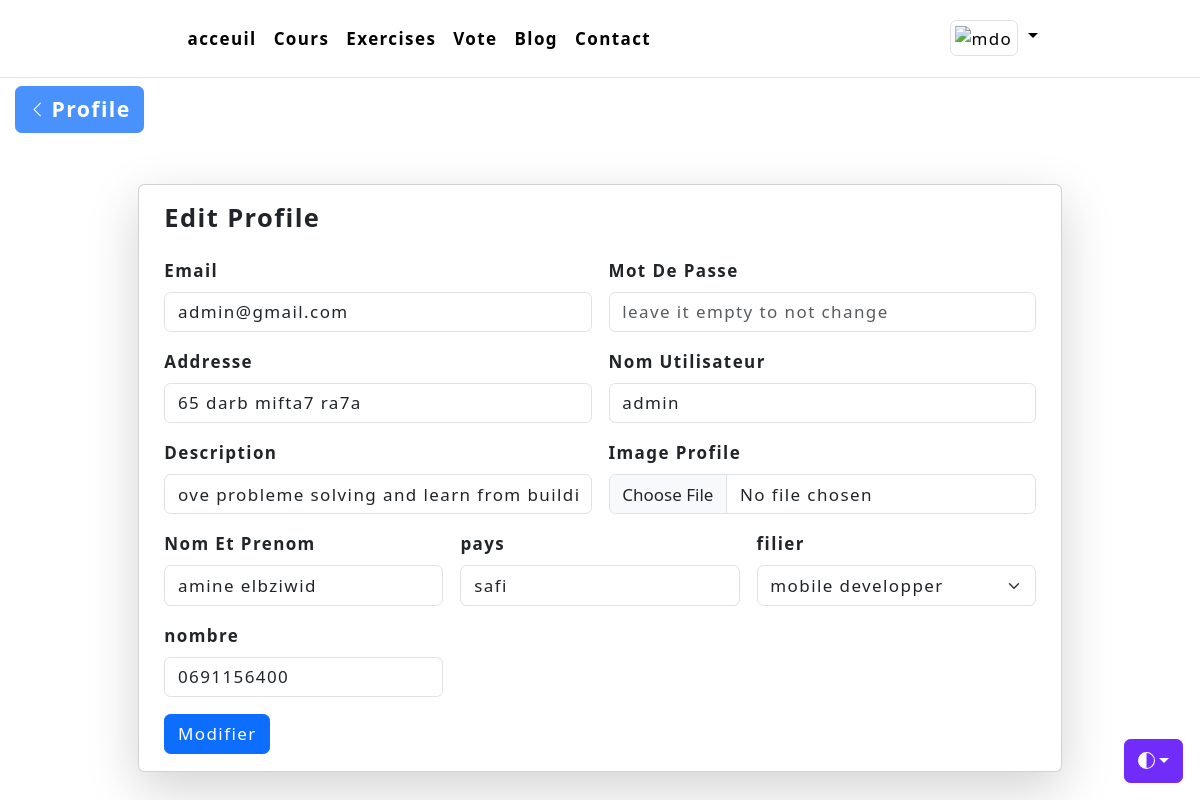
Before: /mvc/public/profile/edit (signed in) with the older database file.
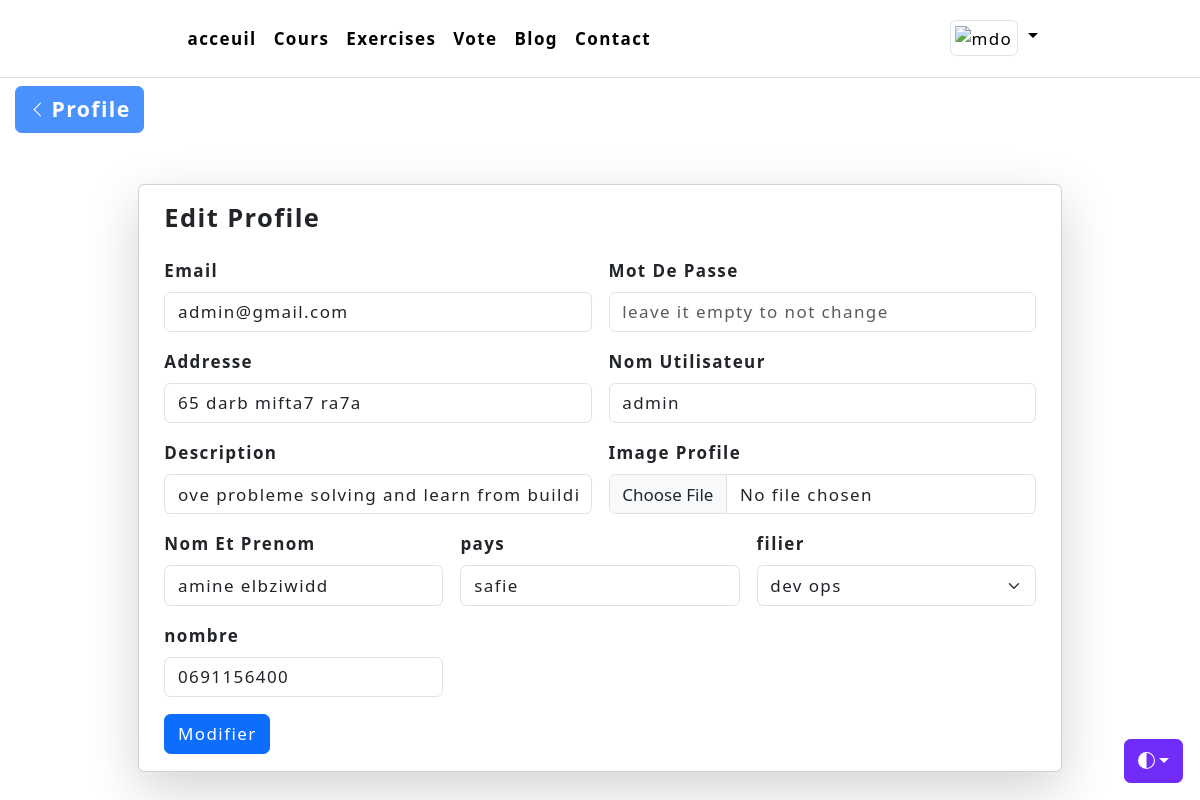
After: the same page with the newer database file.
### tables this page shows
CREATE TABLE `users` (
  `user_id` int(11) NOT NULL,
  `username` varchar(255) NOT NULL,
  `full_name` varchar(255) DEFAULT NULL,
  `email` varchar(100) DEFAULT NULL,
  `password` varchar(100) DEFAULT NULL,
  `groupe_id` tinyint(1) NOT NULL,
  `register_date` date DEFAULT NULL,
  `user_img` varchar(100) DEFAULT NULL,
  `speciality_id` int(11) DEFAULT NULL,
  `address` varchar(255) DEFAULT NULL,
  `description` varchar(255) DEFAULT NULL,
  `country` varchar(255) DEFAULT NULL,
  `number` char(15) DEFAULT NULL,
  `voteOn` int(11) DEFAULT NULL
);

### mvc/app/core/Controller.php (called while the page is built, shortened)
<?php
Trait Controller
{
	public function view($name, $data = []) {
		$filename = "../app/views/".$name.".view.php";
		$page_name = $name;
		require file_exists($filename) ? $filename : "../app/views/404.view.php";
		require "../app/views/inc/dark_mode.view.php";
	}
}

### mvc/app/core/App.php (called while the page is built, shortened)
<?php
class App
{
	private $method 	= 'index';
	private function splitURL()
	{
		if (isset($_GET['url'])) {
			$URL = $_GET['url'];
			$URL = explode("/", trim($URL,"/"));
		} else {
			$URL = ['home'];
		}
		return $URL;
	}
	public function loadController()
	{
		$URL = $this->splitURL();
		$filename = "../app/controllers/".ucfirst($URL[0]).".php";
		if(file_exists($filename))
		{
			unset($URL[0]);
		}else{
			$filename = "../app/controllers/_404.php";
			require $filename;
			$this->controller = "_404";
		}
		$controller = new $this->controller;
		if(!empty($URL[1]))
		{
			if(method_exists($controller, $URL[1]))
			{
				$this->method = $URL[1];
				unset($URL[1]);
			}
		}
		call_user_func_array([$controller,$this->method], [$URL]);
	}
}

### mvc/public/index.php (called while the page is built, shortened)
<?php
$app = new App;
$app->loadController();

### mvc/app/core/Database.php (called while the page is built, shortened)
<?php
Trait Database {
	public static $db;
	private function connect() {
		if (!static::$db) {
			$string = "mysql:host=localhost;dbname=school";
			$con = new PDO($string,'root','');
			return $con;
		}
		return static::$db;
	}
	public function query_info($query, $data = [], $action = 'fetchAll') {
		$con = $this->connect();
		$stm = $con->prepare($query);
		$stm->execute(array_values($data));
    $actions = ['fetch', 'fetchAll', 'rowCount'];
    if (in_array($action, $actions)) {
      return $stm->$action();
    }
    return 'error: wrong action';
	}
}

### mvc/app/core/Model.php (called while the page is built, shortened)
<?php
Trait Model {
  function selectInfo($field, $table, array $conditions=[], array $notConditions=[], $action='fetchAll', $order='') {
    $where = $this->whereHandling($conditions, $notConditions);
    $stm = "SELECT $field FROM $table $where $order";
    $values = array_merge(array_values($conditions), array_values($notConditions));
    $res = $this->query_info($stm, $values, $action);
    return $res;
  }
  function whereHandling($conditions, $notConditions) {
    $where = null;
    if (!empty($conditions)) {
      $where = array_map(fn ($val) => $val . ' = ?', array_keys($conditions));
      $where = ' WHERE ' . join(' AND ', $where);
    }
    $notWhere = null;
    return $where . $notWhere;
  }
  function joinTables($field, $join, array $conditions=[], array $notConditions=[], $action='fetchAll', $order='', $limit='') {
    $where = $this->whereHandling($conditions, $notConditions);
    $stm = "SELECT $field $join $where $order $limit";
    $values = array_merge(array_values($conditions), array_values($notConditions));
    $res = $this->query_info($stm, $values, $action);
    return $res;
  }
}

### mvc/app/models/ProfileM.php (called while the page is built, shortened)
<?php
class ProfileM {
	public function getProfile($id, $action='fetch') {
		$join = "FROM users
		LEFT JOIN specialties on specialties.speciality_id = users.speciality_id
		LEFT JOIN results on results.user_id = users.user_id
		LEFT JOIN votes on votes.candidate = users.user_id";
		$this->userData = $this->joinTables('*', $join, ['users.user_id'=>$_SESSION['user_id']], [], 'fetch');
		return $this->userData;
	}
	public function getSpecialties() {
		$this->getSpecialties = $this->selectInfo('*', 'specialties');
		return $this->getSpecialties;
	}
}

### mvc/app/views/editProfile.view.php (the view, shortened to what this page needs)
<!DOCTYPE html>
<html lang="en">
<head>
  <link href="<?=ROOT?>/assets/css/bootstrap.min.css" rel="stylesheet">
  <link href="<?=ROOT?>/assets/icons/font/bootstrap-icons.css" rel="stylesheet">
  <link href="<?=ROOT?>/assets/css/style.css" rel="stylesheet">
</head>
<body class="home">
  <?php require './../app/views/inc/nav.view.php'?>
    <a style="position:sticky; top:20px; left:15px; width:fit-content" href="<?=ROOT?>/profile" class="mt-2 opacity-75 z-1 fs-5 fw-bold btn btn-primary d-flex align-items-center gap-1"><i class="bi bi-chevron-left"></i>Profile</a>
    <section class="editProfile mt-5">
      <div class="container">
        <div class="row justify-content-sm-center">
          <div class="col-xl-10">
            <div class="card shadow-lg">
              <div class="card-body px-4">
                <h1 class="fs-4 card-title fw-bold mb-4">Edit Profile</h1>
                <form action="" method="POST" class="needs-validation row g-3" novalidate="" enctype="multipart/form-data">
                  <div class="col-md-6">
                    <label for="inputEmail4" class="form-label fw-bold">Email</label>
                    <input type="email" name="email" value="<?=$data['info']['email']?>" class="form-control" id="inputEmail4" required>
                  </div>
                  <div class="col-md-6">
                    <label for="inputPassword4" class="form-label fw-bold">Mot De Passe</label>
                    <input type="password" name="password" class="form-control" id="inputPassword4" placeholder="leave it empty to not change">
                  </div>
                  <div class="col-md-6">
                    <label for="inputAddress" class="form-label fw-bold">Addresse</label>
                    <input type="text" name="address" value="<?=$data['info']['address']?>" class="form-control" id="inputAddress" placeholder="1234 Main St">
                  </div>
                  <div class="col-md-6">
                    <label for="inputUsername" class="form-label fw-bold">Nom Utilisateur</label>
                    <input type="text" name="username" value="<?=$data['info']['username']?>" class="form-control" id="inputUsername" pattern="[a-zA-Z0-9]{5,}" required>
                  </div>
                  <div class="col-md-6">
                    <label for="inputDescription" class="form-label fw-bold">Description</label>
                    <input type="text" name="description" value="<?=$data['info']['description']?>" class="form-control" id="inputDescription">
                  </div>
                  <div class="col-md-6">
                    <label for="inputImageProfile" class="form-label fw-bold">Image Profile</label>
                    <input type="file" name="imageProfile" class="form-control" id="inputImageProfile">
                  </div>
                  <div class="col-md-4">
                    <label for="inputFullName" class="form-label fw-bold">Nom Et Prenom</label>
                    <input type="text" name="FullName" value="<?=$data['info']['full_name']?>" class="form-control" id="inputCountry">
                  </div>
                  <div class="col-md-4">
                    <label for="inputCountry" class="form-label fw-bold">pays</label>
                    <input type="text" name="country" value="<?=$data['info']['country']?>" class="form-control" id="inputCountry">
                  </div>
                  <div class="col-md-4">
                    <label for="inputWork" class="form-label fw-bold">filier</label>
                    <select name="speciality_id" id="inputWork" class="form-select">
                      <?php
                      foreach($data['getSpecialties'] as $option) {
                        $selected = $data['info']['speciality_id'] == $option['speciality_id'] ? 'selected' : null;
                        echo "<option $selected value='{$option['speciality_id']}'>" . $option['speciality'] . "</option>";
                      }
                      ?>
                    </select>
                  </div>
                  <div class="col-md-4">
                    <label for="inputNumber" class="form-label fw-bold">nombre</label>
                    <input type="number" name="number" value="<?=$data['info']['number']?>" class="form-control" id="inputNumber">
                  </div>
                  <div class="col-12">
                    <button type="submit" class="btn btn-primary">Modifier</button>
                  </div>
                </form>
              </div>
            </div>
          </div>
        </div>
      </div>
    </section>
  </body>
  </body>
</html>

### mvc/app/controllers/Profile.php (shortened to what this page needs)
<?php
class Profile
{
	public $data = [];
	public function edit() {
	if (isset($_SESSION['username'])) {
		$user = new ProfileM;
		$user->getProfile($_SESSION['user_id']);
		$user->getSpecialties();
		$this->data['info'] = $user->userData;
		$this->data['getSpecialties'] = $user->getSpecialties;
		$this->data['success'] = $user->success;
		$this->data['errors'] = $user->errors;
		$this->view('editProfile', $this->data);
	} else {
		header('Location: '.ROOT.'\login');
		exit;
	}
	}
}

### mvc/app/views/inc/nav.view.php (shortened to what this page needs)
<header class="p-3 border-bottom">
  <div class="d-flex flex-wrap align-items-center justify-content-center justify-content-lg-start">
    <ul class="nav col-12 col-lg-auto me-lg-auto mb-2 justify-content-center mb-md-0 fw-bold align-items-center">
      <li><a href="<?=ROOT?>/home" class="nav-link px-2 <?=$page_name=='home'?'link-secondary fs-5':'link-body-emphasis'?>">acceuil</a></li>
      <li><a href="<?=ROOT?>/cours" class="nav-link px-2 <?=$page_name=='cours'?'link-secondary fs-5':'link-body-emphasis'?>">Cours</a></li>
      <?php
        if (isset($_SESSION['username'])) {
      ?>
        <li><a href="<?=ROOT?>/exercises" class="nav-link px-2 <?=$page_name=='exercises'?'link-secondary fs-5':'link-body-emphasis'?>">Exercises</a></li>
        <li><a href="<?=ROOT?>/vote" class="nav-link px-2 <?=$page_name=='vote'?'link-secondary fs-5':'link-body-emphasis'?>">Vote</a></li>
        <?php
      };
      ?>
      <li><a href="<?=ROOT?>/blog" class="nav-link px-2 <?=$page_name=='blog'?'link-secondary fs-5':'link-body-emphasis'?>">Blog</a></li>
      <li><a href="<?=ROOT?>/contact" class="nav-link px-2 <?=$page_name=='contact'?'link-secondary fs-5':'link-body-emphasis'?>">Contact</a></li>
    </ul>
    <?php
    if (isset($_SESSION['user_id'])) {
    ?>
    <div class="dropdown m-auto">
      <a href="#" class="d-block link-body-emphasis text-decoration-none dropdown-toggle" data-bs-toggle="dropdown" aria-expanded="false">
        <img class="img-thumbnail" src="<?=ROOT?>/uploads/<?=$_SESSION['user_img'] ?? 'default_img.png'?>" alt="mdo" width="70" height="70" class="rounded-circle">
      </a>
    </div>
    <?php
    } else {
      $root = ROOT;
      echo "<a href='$root/login' class='btn btn-primary'>Login</a>";
    }
    ?>
  </div>
</header>

### mvc/app/views/inc/dark_mode.view.php (shortened to what this page needs)
<div class="dropdown position-fixed bottom-0 end-0 mb-3 me-3 bd-mode-toggle">
  <button class="btn btn-bd-primary py-2 dropdown-toggle d-flex align-items-center"
          id="bd-theme"
          type="button"
          aria-expanded="false"
          data-bs-toggle="dropdown"
          aria-label="Toggle theme (auto)">
    <svg class="bi my-1 theme-icon-active" width="1em" height="1em"><use href="#circle-half"></use></svg>
  </button>
</div>

### mvc/public/assets/css/style.css (style rules this page uses)
* { letter-spacing: 1.4px; font-size: 17px; }
a { text-decoration: none; }
li { list-style: none; }
img { max-width: 100%; }

### mvc/app/views/inc/dark_mode.view.php (style rules this page uses)
.bi { vertical-align: -.125em; fill: currentColor; }
.btn-bd-primary { --bd-violet-bg: #712cf9; --bd-violet-rgb: 112.520718, 44.062154, 249.437846; --bs-btn-font-weight: 600; --bs-btn-color: var(--bs-white); --bs-btn-bg: var(--bd-violet-bg); --bs-btn-border-color: var(--bd-violet-bg); --bs-btn-hover-color: var(--bs-white); --bs-btn-hover-bg: #6528e0; --bs-btn-hover-border-color: #6528e0; --bs-btn-focus-shadow-rgb: var(--bd-violet-rgb); --bs-btn-active-color: var(--bs-btn-hover-color); --bs-btn-active-bg: #5a23c8; --bs-btn-active-border-color: #5a23c8; }
.bd-mode-toggle { z-index: 1500; }

Changed rows visible on the page:
changed users "admin@gmail.com": FullName "amine elbziwid" → "amine elbziwidd"; country "safi" → "safie"
Other visible differences:
form field speciality_id: "mobile developper" → "dev ops"
